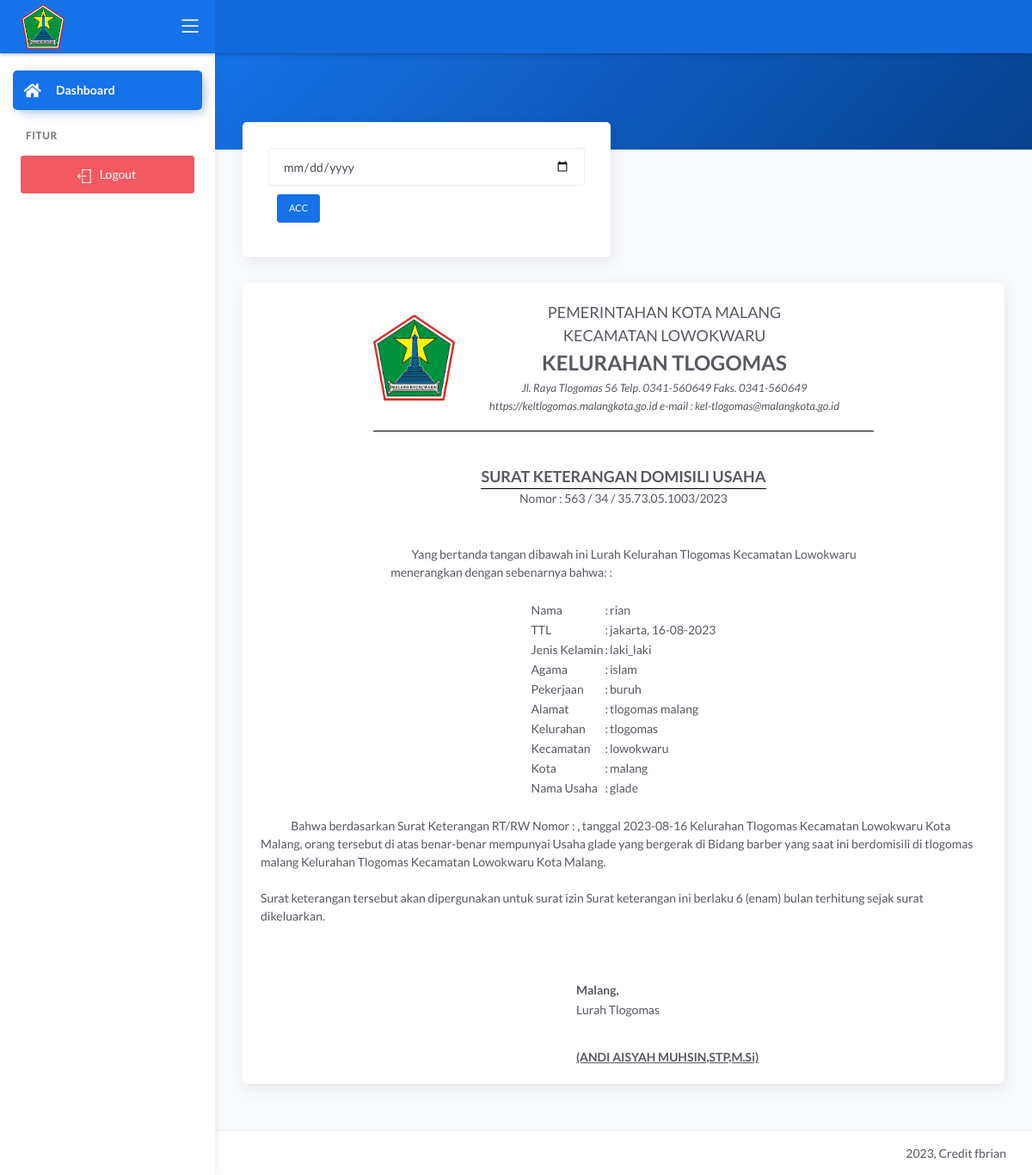
The page /demo1/main2.php?halaman=view_skd&id_skdu=34 (signed in) on the database its author committed.
### tables this page shows
CREATE TABLE `t_skdu` (
  `id_skdu` int NOT NULL,
  `nama` varchar(30) DEFAULT NULL,
  `tempat` varchar(30) DEFAULT NULL,
  `tgl_lahir` date DEFAULT NULL,
  `jk` varchar(30) DEFAULT NULL,
  `agama` varchar(30) DEFAULT NULL,
  `pekerjaan` varchar(30) DEFAULT NULL,
  `alamat` varchar(30) DEFAULT NULL,
  `kelurahan` varchar(30) DEFAULT NULL,
  `kecamatan` varchar(30) DEFAULT NULL,
  `kota` varchar(30) DEFAULT NULL,
  `nama_usaha` varchar(30) DEFAULT NULL,
  `surat_keterangan` varchar(30) DEFAULT NULL,
  `bidang_surat` varchar(30) DEFAULT NULL,
  `nomer_surat` varchar(30) DEFAULT NULL,
  `keterangan` varchar(60) DEFAULT NULL,
  `acc` date DEFAULT NULL,
  `nik` varchar(16) DEFAULT NULL,
  `tanggal_request` timestamp NOT NULL DEFAULT CURRENT_TIMESTAMP ON UPDATE CURRENT_TIMESTAMP,
  `nik_user` varchar(16) NOT NULL,
  `request` varchar(20) NOT NULL,
  `status` int NOT NULL,
  `keperluan` varchar(255) NOT NULL
);

### demo1/view_skd.php (the view, shortened to what this page needs)
<?php include '../konek.php'; ?>
<link href="css/sweetalert.css" rel="stylesheet" type="text/css">
<?php
if (isset($_GET['id_skdu'])) {
    $id = $_GET['id_skdu'];
    $sql = "SELECT * FROM t_skdu  WHERE id_skdu='$id'";
    $query = mysqli_query($konek, $sql);
    $data = mysqli_fetch_array($query, MYSQLI_BOTH);
    $id = $data['id_skdu'];
    $nama = $data['nama'];
    $tempat = $data['tempat'];
    $tgl = $data['tgl_lahir'];
    $tgl2 = $data['tanggal_request'];
    $format1 = date('Y', strtotime($tgl2));
    $format2 = date('d-m-Y', strtotime($tgl));
    $agama = $data['agama'];
    $jekel = $data['jk'];
    $nama_usaha = $data['nama_usaha'];
    $alamat = $data['alamat'];
    $pekerjaan = $data['pekerjaan'];
    $kelurahan = $data['kelurahan'];
    $kecamatan = $data['kecamatan'];
    $kota = $data['kota'];
    $surat_keterangan = $data['surat_keterangan'];
    $bidang_surat = $data['bidang_surat'];
}
?>
<div class="panel-header bg-primary-gradient">
    <div class="page-inner py-5">
        <div class="d-flex align-items-left align-items-md-center flex-column flex-md-row">
        </div>
    </div>
</div>
<div class="page-inner mt--5">
    <div class="row mt--2">
        <div class="col-md-6">
            <div class="card full-height">
                <div class="card-body">
                    <div class="card-tools">
                        <form action="" method="POST">
                            <div class="form-group">
                                <input type="date" name="tgl_acc" class="form-control">
                                <div class="form-group">
                                    <input type="submit" name="ttd" value="ACC" class="btn btn-primary btn-sm">
                                </div>
                            </div>
                        </form>
                    </div>
                </div>
            </div>
        </div>
    </div>
    <div class="row">
        <div class="col-md-12">
            <div class="card">
                <div class="card-body">
                    <table border="1" align="center">
                        <table border="0" align="center">
                            <tr>
                                <td><img src="img/tlogomas.png" width="95" height="100" alt=""></td>
                                <td></td>
                                <td></td>
                                <td></td>
                                <td></td>
                                <td></td>
                                <td></td>
                                <td></td>
                                <td></td>
                                <td></td>
                                <td></td>
                                <td></td>
                                <td></td>
                                <td></td>
                                <td></td>
                                <td></td>
                                <td></td>
                                <td></td>
                                <td></td>
                                <td></td>
                                <td>
                                    <center>
                                        <font size="4">PEMERINTAHAN KOTA MALANG</font><br>
                                        <font size="4">KECAMATAN LOWOKWARU</font><br>
                                        <font size="5"><b>KELURAHAN TLOGOMAS</b></font><br>
                                        <font size="2"><i>Jl. Raya Tlogomas 56 Telp. 0341-560649 Faks. 0341-560649 </i></font><br>
                                        <font size="2"><i>https://keltlogomas.malangkota.go.id e-mail : kel-tlogomas@malangkota.go.id </i></font><br>
                                    </center>
                                </td>
                                <td></td>
                                <td></td>
                                <td></td>
                                <td></td>
                                <td></td>
                                <td></td>
                                <td></td>
                                <td></td>
                                <td></td>
                                <td></td>
                                <td></td>
                                <td></td>
                                <td></td>
                                <td></td>
                                <td></td>
                                <td></td>
                                <td></td>
                                <td></td>
                                <td></td>
                                <td></td>
                            </tr>
                            <tr>
                                <td colspan="45">
                                    <hr color="black">
                                </td>
                            </tr>
                        </table>
                        <br>
                        <table border="0" align="center">
                            <tr>
                                <td>
                                    <center>
                                        <font size="4"><b>SURAT KETERANGAN DOMISILI USAHA </b></font><br>
                                        <hr style="margin:0px" color="black">
                                        <span>Nomor : 563 / <?php echo $id; ?> / 35.73.05.1003/<?php echo $format1; ?></span>
                                    </center>
                                </td>
                            </tr>
                        </table>
                        <br>
                        <br>
                        <table border="0" align="center">
                            <tr>
                                <td>
                                    &nbsp;&nbsp;&nbsp;&nbsp;&nbsp;&nbsp;&nbsp;&nbsp;&nbsp;Yang bertanda tangan dibawah ini Lurah Kelurahan Tlogomas Kecamatan Lowokwaru <br> menerangkan dengan sebenarnya bahwa: :
                                </td>
                            </tr>
                        </table>
                        <br>
                        <table border="0" align="center">
                            <tr>
                                <td>Nama</td>
                                <td>:</td>
                                <td><?php echo $nama; ?></td>
                            </tr>
                            <tr>
                                <td>TTL</td>
                                <td>:</td>
                                <td><?php echo $tempat . ", " . $format2; ?></td>
                            </tr>
                            <tr>
                                <td>Jenis Kelamin</td>
                                <td>:</td>
                                <td><?php echo $jekel; ?></td>
                            </tr>
                            <tr>
                                <td>Agama</td>
                                <td>:</td>
                                <td><?php echo $agama; ?></td>
                            </tr>
                            <tr>
                                <td>Pekerjaan</td>
                                <td>:</td>
                                <td><?php echo $pekerjaan; ?></td>
                            </tr>
                            <tr>
                                <td>Alamat</td>
                                <td>:</td>
                                <td><?php echo $alamat; ?></td>
                            </tr>
                            <tr>
                                <td>Kelurahan</td>
                                <td>:</td>
                                <td><?php echo $kelurahan; ?></td>
                            </tr>
                            <tr>
                                <td>Kecamatan</td>
                                <td>:</td>
                                <td><?php echo $kecamatan; ?></td>
                            </tr>
                            <tr>
                                <td>Kota</td>
                                <td>:</td>
                                <td><?php echo $kota; ?></td>
                            </tr>
                            <tr>
                                <td>Nama Usaha</td>
                                <td>:</td>
                                <td><?php echo $nama_usaha; ?></td>
                            </tr>
                        </table>
                        <br>
                        <table border="0" align="center">
                            <tr>
                                <td>
                                    &nbsp;&nbsp;&nbsp;&nbsp;&nbsp;&nbsp;&nbsp;&nbsp;&nbsp;&nbsp;&nbsp;&nbsp;&nbsp;Bahwa berdasarkan Surat Keterangan RT/RW Nomor : <?php echo $nomorsurat; ?> , tanggal <?php echo $tgl; ?> Kelurahan Tlogomas Kecamatan Lowokwaru Kota Malang, orang tersebut di atas benar-benar mempunyai Usaha <?php echo $nama_usaha ?> yang bergerak di Bidang <?php echo $bidang_surat ?> yang saat ini berdomisili di <?php echo $alamat ?> Kelurahan Tlogomas Kecamatan Lowokwaru Kota Malang.<br>&nbsp;&nbsp;&nbsp;&nbsp; &nbsp;&nbsp;&nbsp;&nbsp;&nbsp;&nbsp;&nbsp;&nbsp;&nbsp;&nbsp;&nbsp;&nbsp;&nbsp;<br>Surat keterangan tersebut akan dipergunakan untuk <?php echo $surat_keterangan ?> Surat keterangan ini berlaku 6 (enam) bulan terhitung sejak surat dikeluarkan.<br><br>
                                </td>
                            </tr>
                        </table>
                        <br>
                        <br>
                        <table border="0" align="center">
                            <tr>
                                <th></th>
                                <th width="100px"></th>
                                <th>Malang, </th>
                            </tr>
                            <tr>
                                <td> </td>
                                <td></td>
                                <td>Lurah Tlogomas</td>
                            </tr>
                            <tr>
                                <td rowspan="15"></td>
                                <td></td>
                                <td rowspan="15"></td>
                            </tr>
                            <tr>
                                <td></td>
                            </tr>
                            <tr>
                                <td></td>
                            </tr>
                            <tr>
                                <td></td>
                            </tr>
                            <tr>
                                <td></td>
                            </tr>
                            <tr>
                                <td></td>
                            </tr>
                            <tr>
                                <td></td>
                            </tr>
                            <tr>
                                <td></td>
                            </tr>
                            <tr>
                                <td></td>
                            </tr>
                            <tr>
                                <td></td>
                            </tr>
                            <tr>
                                <td></td>
                            </tr>
                            <tr>
                                <td></td>
                            </tr>
                            <tr>
                                <td></td>
                            </tr>
                            <tr>
                                <td></td>
                            </tr>
                            <tr>
                                <td></td>
                            </tr>
                            <tr>
                                <td></td>
                            </tr>
                            <tr>
                                <td><b></b></td>
                                <td></td>
                                <td><b><u>(ANDI AISYAH MUHSIN,STP,M.Si)</u></b></td>
                            </tr>
                        </table>
                    </table>
                </div>
            </div>
        </div>
    </div>
</div>

### rows shown on the page
t_skdu: id_skdu "34", tanggal_request "2023", nama "rian", tempat "jakarta", tgl_lahir "16-08-2023", jk "laki_laki", agama "islam", pekerjaan "buruh", alamat "tlogomas malang", kelurahan "tlogomas", kecamatan "lowokwaru", kota "malang", nama_usaha "glade", tgl_lahir "2023-08-16", bidang_surat "barber", surat_keterangan "surat izin"
